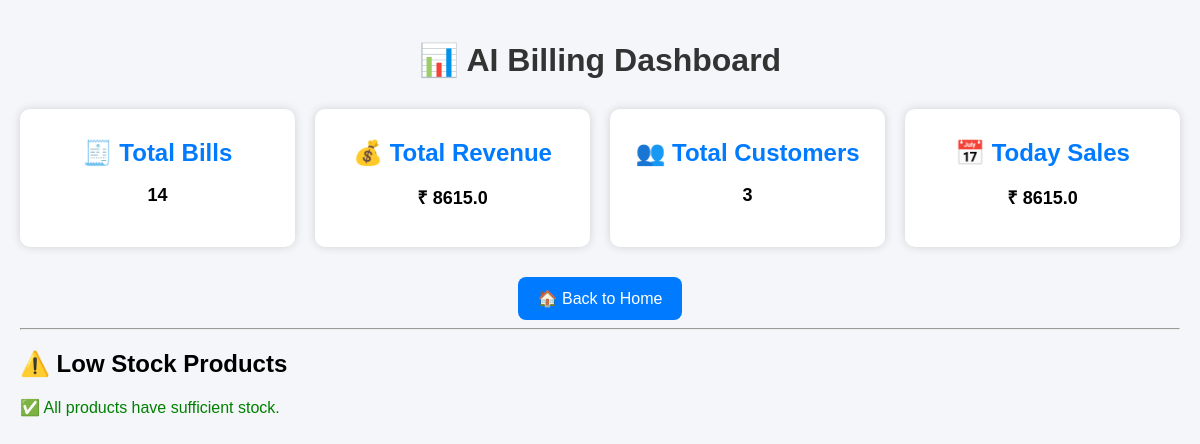
Page /dashboard on the earlier database version.
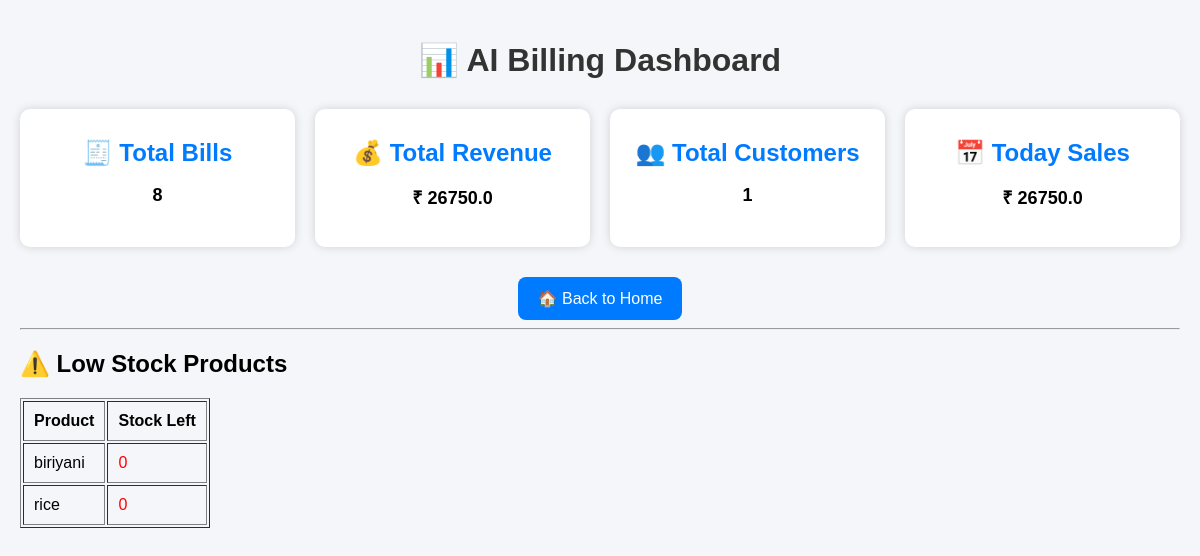
Same page on the later database version.
### app.py (models this page shows)
class Product(db.Model):
    id = db.Column(db.Integer, primary_key=True)
    product_name = db.Column(db.String(100), nullable=False)
    price = db.Column(db.Float, nullable=False)
    stock = db.Column(db.Integer, nullable=False)

### app.py (the view)
@app.route("/dashboard")
def dashboard():
    bills = Bill.query.all()
    total_bills = len(bills)
    total_revenue = sum(bill.total for bill in bills)
    total_customers = len(set(bill.mobile for bill in bills))
    today_sales = total_revenue
    low_stock = Product.query.filter(Product.stock <= 5).all()
    return render_template(
        "dashboard.html",
        today_sales=today_sales,
        total_bills=total_bills,
        total_revenue=total_revenue,
        total_customers=total_customers,
        low_stock=low_stock
    )

### templates/dashboard.html (shortened to what this page needs)
<!DOCTYPE html>
<html>
<head>
</head>
<body>
<h1>📊 AI Billing Dashboard</h1>
<div class="cards">
    <div class="card">
        <h2>🧾 Total Bills</h2>
        <p>{{ total_bills }}</p>
    </div>
    <div class="card">
        <h2>💰 Total Revenue</h2>
        <p>₹ {{ total_revenue }}</p>
    </div>
    <div class="card">
        <h2>👥 Total Customers</h2>
        <p>{{ total_customers }}</p>
    </div>
    <div class="card">
        <h2>📅 Today Sales</h2>
        <p>₹ {{ today_sales }}</p>
    </div>
</div>
<div class="center">
    <a href="/" class="btn">🏠 Back to Home</a>
</div>
<hr>
<h2>⚠️ Low Stock Products</h2>
{% if low_stock %}
<table border="1" cellpadding="10">
    <tr>
        <th>Product</th>
        <th>Stock Left</th>
    </tr>
    {% for product in low_stock %}
    <tr>
        <td>{{ product.product_name }}</td>
        <td style="color:red;">
            {{ product.stock }}
        </td>
    </tr>
    {% endfor %}
</table>
{% else %}
<p style="color:green;">
    ✅ All products have sufficient stock.
</p>
{% endif %}
</body>
</html>

### templates/dashboard.html (style rules this page uses)
body { font-family: Arial, sans-serif; background:#f4f6f9; margin:0; padding:20px; }
h1 { text-align:center; color:#333; }
.cards { display:grid; grid-template-columns:repeat(auto-fit,minmax(220px,1fr)); gap:20px; margin-top:30px; }
.card { background:white; padding:20px; border-radius:10px; text-align:center; box-shadow:0 0 10px rgba(0,0,0,0.15); }
.card h2 { margin:10px 0; color:#007bff; }
.card p { font-size:18px; font-weight:bold; }
.btn { display:inline-block; margin-top:30px; background:#007bff; color:white; text-decoration:none; padding:12px 20px; border-radius:8px; }
.center { text-align:center; }

Differences in the rows shown:
added Product: product_name "biriyani", stock "0"
added Product: product_name "rice", stock "0"
Other differences:
{{ total_bills }}: "14" → "8"
{{ total_revenue }}: "8615.0" → "26750.0"
{{ total_customers }}: "3" → "1"
{{ today_sales }}: "8615.0" → "26750.0"
text no longer shown: "✅ All products have sufficient stock."
text now shown: "Product Stock Left"
